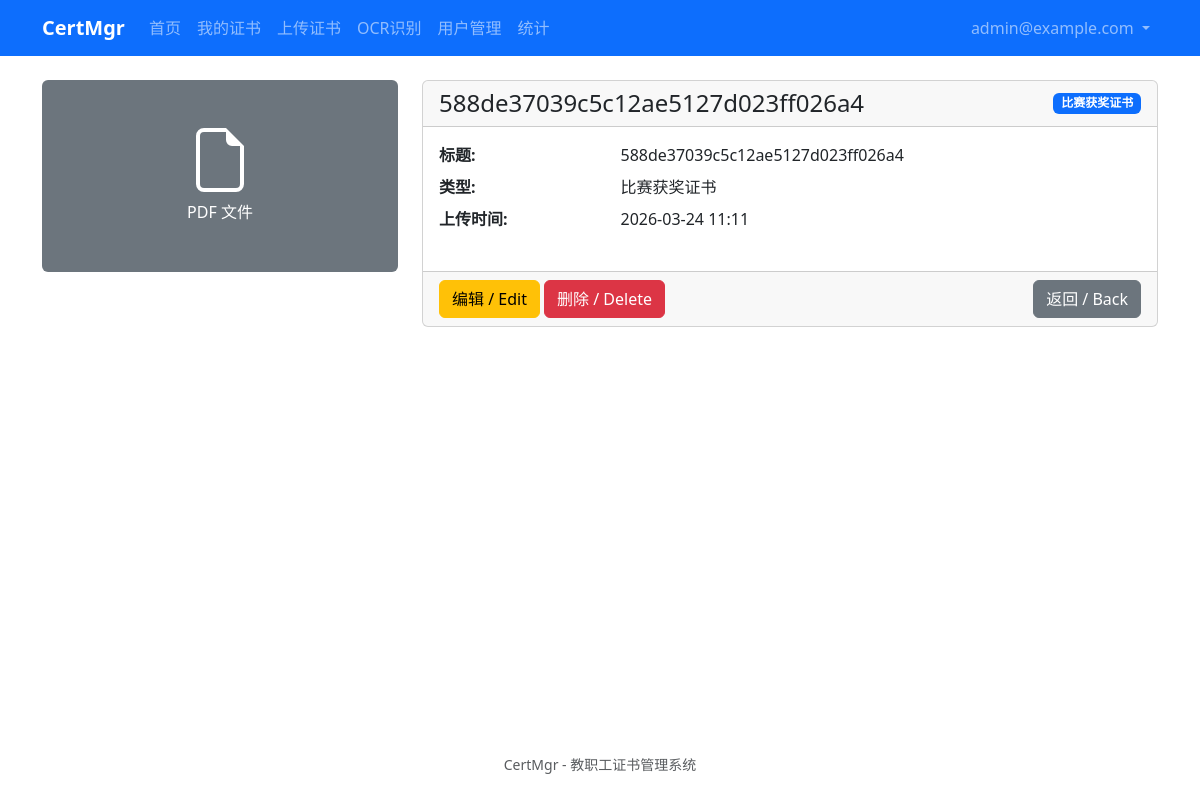
Screenshot of /certificates/1 (signed in) with the database file from the repository.
### app/models/user.py (models this page shows, shortened)
class User(UserMixin, db.Model):
    __tablename__ = 'users'
    id = db.Column(db.Integer, primary_key=True)
    email = db.Column(db.String(120), unique=True, nullable=False, index=True)
    password_hash = db.Column(db.String(256), nullable=False)
    is_admin = db.Column(db.Boolean, default=False)
    is_disabled = db.Column(db.Boolean, default=False)
    created_at = db.Column(db.DateTime, default=datetime.utcnow)

### app/models/certificate.py (models this page shows, shortened)
class Certificate(db.Model):
    __tablename__ = 'certificates'
    id = db.Column(db.Integer, primary_key=True)
    user_id = db.Column(db.Integer, db.ForeignKey('users.id'), nullable=False, index=True)
    certificate_type_id = db.Column(db.Integer, db.ForeignKey('certificate_types.id'), nullable=False)
    title = db.Column(db.String(200), nullable=False)
    file_path = db.Column(db.String(500), nullable=False)
    original_filename = db.Column(db.String(255))
    file_size = db.Column(db.Integer)
    file_mime_type = db.Column(db.String(100))
    fields = db.Column(db.JSON)
    created_at = db.Column(db.DateTime, default=datetime.utcnow)
    updated_at = db.Column(db.DateTime, default=datetime.utcnow, onupdate=datetime.utcnow)
    owner = db.relationship('User', backref=db.backref('certificates', lazy='dynamic'))
    certificate_type = db.relationship('CertificateType', backref=db.backref('certificates', lazy='dynamic'))

class CertificateType(db.Model):
    __tablename__ = 'certificate_types'
    id = db.Column(db.Integer, primary_key=True)
    name = db.Column(db.String(50), unique=True, nullable=False)
    fields_schema = db.Column(db.JSON)
    created_at = db.Column(db.DateTime, default=datetime.utcnow)

### app/blueprints/certificates/routes.py (the view)
@certificates_bp.route('/<int:cert_id>')
@login_required
def detail(cert_id):
    certificate = Certificate.query.get_or_404(cert_id)
    if not current_user.is_admin and certificate.user_id != current_user.id:
        abort(403)
    return render_template('certificates/detail.html', certificate=certificate)

### app/templates/certificates/detail.html (shortened to what this page needs)
{% extends "base.html" %}
{% block content %}
<div class="row">
    <div class="col-md-4">
        {% if certificate.file_mime_type and 'image' in certificate.file_mime_type %}
        <img src="{{ url_for('certificates.file', cert_id=certificate.id) }}" class="img-fluid rounded" alt="{{ certificate.title }}">
        {% else %}
        <div class="bg-secondary text-white rounded p-5 text-center">
            <svg xmlns="http://www.w3.org/2000/svg" width="64" height="64" fill="currentColor" viewBox="0 0 16 16">
                <path d="M14 4.5V14a2 2 0 0 1-2 2H4a2 2 0 0 1-2-2V2a2 2 0 0 1 2-2h5.5L14 4.5zm-3 0A1.5 1.5 0 0 1 9.5 3V1H4a1 1 0 0 0-1 1v12a1 1 0 0 0 1 1h8a1 1 0 0 0 1-1V4.5h-2z"/>
            </svg>
            <div class="mt-2">PDF 文件</div>
        </div>
        {% endif %}
    </div>
    <div class="col-md-8">
        <div class="card">
            <div class="card-header d-flex justify-content-between align-items-center">
                <h4 class="mb-0">{{ certificate.title }}</h4>
                <span class="badge bg-primary">{{ certificate.certificate_type.name if certificate.certificate_type else 'Unknown' }}</span>
            </div>
            <div class="card-body">
                <dl class="row">
                    <dt class="col-sm-3">标题:</dt>
                    <dd class="col-sm-9">{{ certificate.title }}</dd>
                    <dt class="col-sm-3">类型:</dt>
                    <dd class="col-sm-9">{{ certificate.certificate_type.name if certificate.certificate_type else 'Unknown' }}</dd>
                    <dt class="col-sm-3">上传时间:</dt>
                    <dd class="col-sm-9">{{ certificate.created_at.strftime('%Y-%m-%d %H:%M') if certificate.created_at else 'N/A' }}</dd>
                </dl>
            </div>
            <div class="card-footer">
                <a href="{{ url_for('certificates.edit', cert_id=certificate.id) }}" class="btn btn-warning">编辑 / Edit</a>
                <form method="POST" action="{{ url_for('certificates.delete', cert_id=certificate.id) }}" class="d-inline"
                      onsubmit="return confirm('确定要删除吗？/ Are you sure?');">
                    <button type="submit" class="btn btn-danger">删除 / Delete</button>
                </form>
                <a href="{{ url_for('certificates.list') }}" class="btn btn-secondary float-end">返回 / Back</a>
            </div>
        </div>
    </div>
</div>
{% endblock %}

### app/templates/base.html (shortened to what this page needs)
<!DOCTYPE html>
<html lang="zh-CN">
<head>
    <link href="https://cdn.jsdelivr.net/npm/bootstrap@5.3.8/dist/css/bootstrap.min.css" rel="stylesheet">
    <link rel="stylesheet" href="{{ url_for('static', filename='css/app.css') }}">
</head>
<body>
    <nav class="navbar navbar-expand-lg navbar-dark bg-primary">
        <div class="container">
            <a class="navbar-brand" href="{{ url_for('auth.home') if current_user.is_authenticated else url_for('auth.login') }}">
                CertMgr
            </a>
            <div class="collapse navbar-collapse" id="navbarNav">
                <ul class="navbar-nav me-auto">
                    {% if current_user.is_authenticated %}
                        <li class="nav-item">
                            <a class="nav-link" href="{{ url_for('auth.home') }}">首页</a>
                        </li>
                        <li class="nav-item">
                            <a class="nav-link" href="{{ url_for('certificates.list') }}">我的证书</a>
                        </li>
                        <li class="nav-item">
                            <a class="nav-link" href="{{ url_for('certificates.upload') }}">上传证书</a>
                        </li>
                        <li class="nav-item">
                            <a class="nav-link" href="{{ url_for('certificates.ocr_upload') }}">OCR识别</a>
                        </li>
                        {% if current_user.is_admin %}
                        <li class="nav-item">
                            <a class="nav-link" href="{{ url_for('admin.list_users') }}">用户管理</a>
                        </li>
                        <li class="nav-item">
                            <a class="nav-link" href="{{ url_for('statistics.dashboard') }}">统计</a>
                        </li>
                        {% endif %}
                    {% endif %}
                </ul>
                <ul class="navbar-nav ms-auto">
                    {% if current_user.is_authenticated %}
                        <li class="nav-item dropdown">
                            <a class="nav-link dropdown-toggle" href="#" role="button" data-bs-toggle="dropdown">
                                {{ current_user.email }}
                            </a>
                        </li>
                    {% endif %}
                </ul>
            </div>
        </div>
    </nav>
    <main class="container my-4">
        {% block content %}{% endblock %}
    </main>
    <footer class="text-center text-muted py-4">
        <small>CertMgr - 教职工证书管理系统</small>
    </footer>
</body>
</html>

### app/static/css/app.css (style rules this page uses)
:root { --primary-color: #0d6efd; }
body { min-height: 100vh; display: flex; flex-direction: column; }
main { flex: 1; }
.navbar-brand { font-weight: 600; }
.card { transition: box-shadow 0.2s; }

### rows the page displays
User: email "admin@example.com"
Certificate: title "588de37039c5c12ae5127d023ff026a4", created_at "2026-03-24 11:11"
CertificateType: certificate_type "比赛获奖证书"
